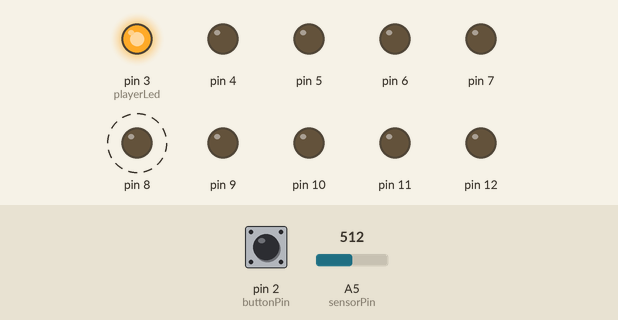
Simulated run of this sketch. Board: Arduino Uno, built with avr-gcc and run on an emulated ATmega328P. Shown: output pins drawn as LEDs (lit = HIGH). Dashed ring = blinking. Inputs (shaded band) come from the test bench; at power-on: A5 (sensorPin) = 512, pin 2 (buttonPin) LOW.

Above: at 0.9 s.
1.3 s: A5 (sensorPin) set to 463
4.3 s: A5 (sensorPin) set to 439
At 4.7 s:
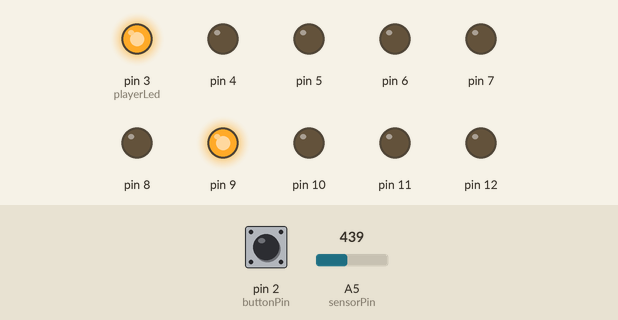
7.3 s: pin 2 (buttonPin) pulled HIGH for 0.15 s
At 7.87 s:
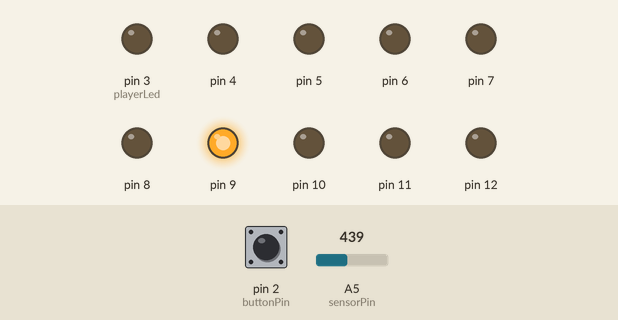
10.4 s: A5 (sensorPin) set to 511
At 11.1 s:
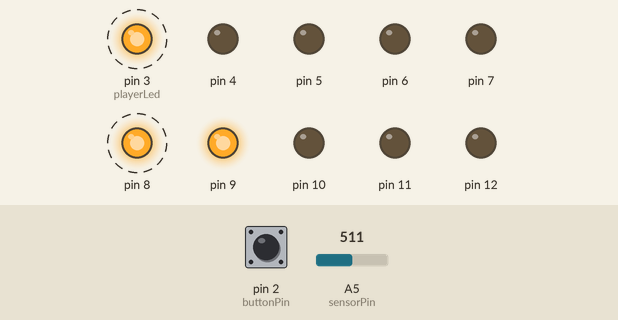
13.4 s: A5 (sensorPin) set to 340
At 13.9 s:
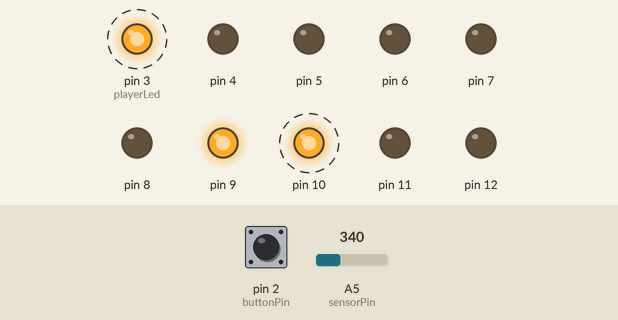
16.4 s: A5 (sensorPin) set to 243
19.4 s: A5 (sensorPin) set to 217
At 21.5 s:
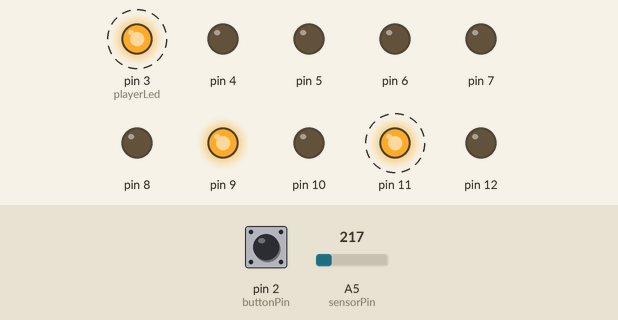
Timing chart, 0 to 23.4 s (numbered marks = the images above; inputs shaded):
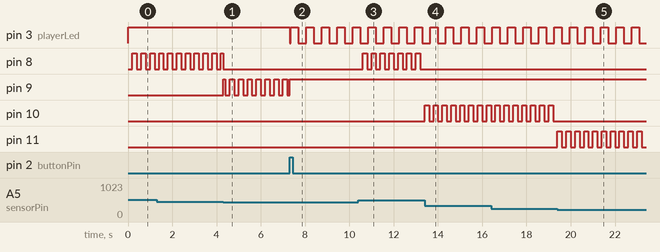

The sketch:

TicTacToe-Arduino.ino
```cpp
// Set up variables
int selPosition = 0;
int prevSelPosition = 0;

int player = 1;
boolean won = false;

int firstLed = 12;
int sensorPin = A5;
int sensorValue = 0;
int playerLed = 3;
int buttonPin = 2;
int buttonValue = 0;

int grid[3][3] = {
  {0,0,0},
  {0,0,0},
  {0,0,0},
};

// Timers
// One for player
unsigned long lastPollP = 0;
// One for selection
unsigned long lastPollS = 0;

int cycleP = LOW;
int cycleS = LOW;

void switchPlayer() {
  if(player == 1) player = 2;
  else player = 1;
}

int getGridValue(int pos) {
  return grid[pos / 3][pos % 3];
}

void setGridValue(int pos, int value) {
  grid[pos / 3][pos % 3] = value;
}

// Called when a player has won
void win(int led1, int led2, int led3) {
  switchPlayer();
  for(int led = 0; led <= 8; led++) {
    setGridValue(led, 0);
  }
  setGridValue(led1, player);
  setGridValue(led2, player);
  setGridValue(led3, player);
}

void setup() {
  for(int led = (int)(firstLed - 8); led <= firstLed; led++) {
    pinMode(led, OUTPUT);
  }
  pinMode(playerLed, OUTPUT);

  pinMode(buttonPin, INPUT);
}

void loop() {
  // Update timers
  if((unsigned long)(millis() - lastPollS) >= 200) {
      cycleS = !cycleS;
      lastPollS = millis();
    }
  if((unsigned long)(millis() - lastPollP) >= 350) {
      cycleP = !cycleP;
      lastPollP = millis();
  }
  // Update player LED
  if(player == 1) {
      digitalWrite(playerLed, HIGH);
  } else {
      digitalWrite(playerLed, cycleP);
  }
  // Update LEDs in the grid
  for(int led = 0; led <= 8; led++) {
    if(getGridValue(led) == 0) {
        digitalWrite(12 - led, LOW);
    } else if(getGridValue(led) == 1) {
        digitalWrite(12 - led, HIGH);
    } else if(getGridValue(led) == 2) {
        digitalWrite(12 - led, cycleP);
    } else if(getGridValue(led) == 3) {
        digitalWrite(12 - led, cycleS);
    }
  }

  if(!won) {
    sensorValue = analogRead(sensorPin);
    buttonValue = digitalRead(buttonPin);

    prevSelPosition = selPosition;

    // Assign reag value to a position in the grid
    for(int pos = 1; pos <= 9; pos++) {
      if(sensorValue < (int)(((float)pos) / 9.0 * 1023)) {
        selPosition = (int)pos - 1;
        break;
      }
    }

    // Check for button
    if(buttonValue == 1) {
      if(getGridValue(selPosition) != 1 && getGridValue(selPosition) != 2) {
        setGridValue(selPosition, player);
        switchPlayer();
      }
    } else {
      // Chack if selection changed
      if(getGridValue(selPosition) == 0) {
        setGridValue(selPosition, 3);
      }
      if(selPosition != prevSelPosition && getGridValue(prevSelPosition) == 3) {
        setGridValue(prevSelPosition, 0);
      }
    }

    // Check winning conditions
    for(int i = 0; i <= 2; i++) {
      // Horizontal
      if(getGridValue(3*i) == getGridValue(3*i+1) && getGridValue(3*i) == getGridValue(3*i+2) && getGridValue(3*i) != 0) {
        won = true;
        win(3*i, 3*i+1, 3*i+2);
        break;
      }

      // Vertical
      else if(getGridValue(i) == getGridValue(i+3) && getGridValue(i) == getGridValue(i+6) && getGridValue(i) != 0) {
        won = true;
        win(i, i+3, i+6);
        break;
      }
    }

    // Diagonal
    if(!won) {
      // Top-right bottom-left
      if(getGridValue(0) == getGridValue(4) && getGridValue(0) == getGridValue(8) && getGridValue(0) != 0) {
        won = true;
        win(0, 4, 8);
      }
      // Top-left bottom-right
      else if(getGridValue(2) == getGridValue(4) && getGridValue(2) == getGridValue(6) && getGridValue(2) != 0) {
        won = true;
        win(2, 4, 6);
      }
    }
  }
}
```

Measured:
- the behaviour switches between 454 and 453 on A5 (sensorPin) (found by bisection; images 0 and 1)
- the behaviour switches between 227 and 226 on A5 (sensorPin) (found by bisection; images 4 and 5)
- after the input at 4.3 s, pin 9: LOW → HIGH at once, then repeats every 0.40 s: LOW 0.20 s, HIGH 0.20 s
- after the input at 7.3 s, pin 3 (playerLed): HIGH → LOW at once, then repeats every 0.70 s: HIGH 0.35 s, LOW 0.35 s
- after the input at 10.4 s, pin 8: alternates HIGH for 0.20 s and LOW for 0.20 s, starting after 0.20 s
- after the input at 13.4 s, pin 8: stops changing and stays LOW; pin 10: alternates HIGH for 0.20 s and LOW for 0.20 s, starting at once
- after the input at 19.4 s, pin 10: stops changing and stays LOW; pin 11: alternates HIGH for 0.20 s and LOW for 0.20 s, starting at once
